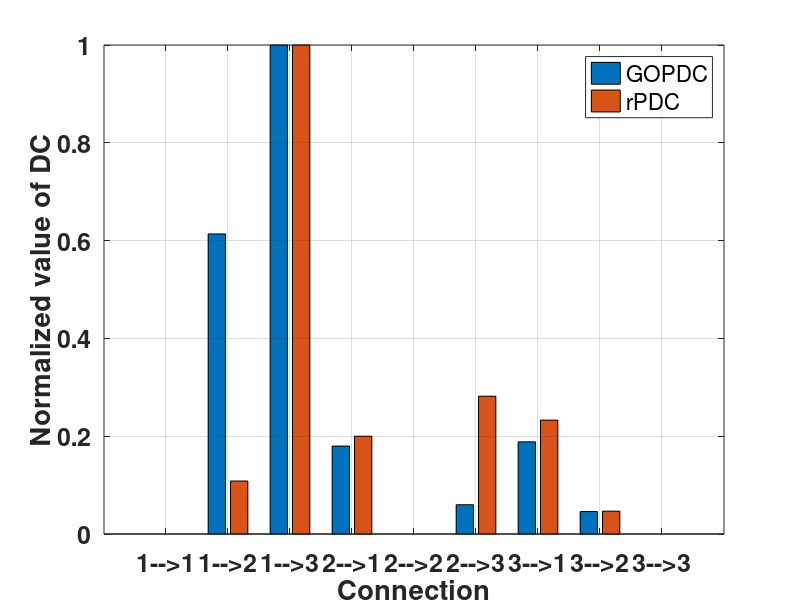

Write MATLAB code to recreate this figure.
clc
clear
close all;
load('Connections.mat','rPDC_mean','gOPDC_mean')
list={'1-->1','1-->2','1-->3','2-->1','2-->2','2-->3','3-->1','3-->2','3-->3'}
gOPDC_mean=gOPDC_mean';
rPDC_mean=rPDC_mean';

connectivity=[gOPDC_mean(:) rPDC_mean(:)]

figure;
bar(connectivity)
set(gca,'XTickLabel',list);
legend('GOPDC','rPDC')

grid on;
ylabel('Normalized value of DC')
xlabel('Connection')
set(gca,'fontweight','bold','FontSize',18)